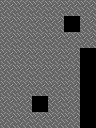

Rendered tile map (Tiled .tmx) drawn with the repository's tilesets; below, a short description and the full map source, tile grids included:
An orthogonal 6x8 tile map with 16x16 px tiles, 1 tile layer (Tile Layer 1), 2 tilesets and 3 objects.

<map version="1.10" tiledversion="1.10.2" orientation="orthogonal" renderorder="right-down" width="6" height="8" tilewidth="16" tileheight="16" infinite="0" nextlayerid="3" nextobjectid="8">
 <tileset firstgid="1" source="../../../../tools/soko/templateTiledProject/tilesheet.tsx" />
 <tileset firstgid="65" source="../../../../tools/soko/templateTiledProject/soko_entities.tsx" />
 <layer id="1" name="Tile Layer 1" width="6" height="8">
  <data encoding="csv">
2,2,2,2,2,2,
2,2,2,2,0,2,
2,2,2,2,2,2,
2,2,2,2,2,0,
2,2,2,2,2,0,
2,2,2,2,2,0,
2,2,0,2,2,0,
2,2,2,2,2,0
</data>
 </layer>
 <objectgroup id="2" name="entities">
  <object id="1" gid="65" x="0" y="96" width="16" height="16">
   <properties>
    <property name="gamemode" value="SOKO_EULER" />
   </properties>
  </object>
  <object id="6" gid="66" x="48" y="32" width="16" height="16">
   <properties>
    <property name="sticky" type="bool" value="true" />
   </properties>
  </object>
  <object id="7" gid="66" x="16" y="32" width="16" height="16">
   <properties>
    <property name="sticky" type="bool" value="true" />
   </properties>
  </object>
 </objectgroup>
</map>
